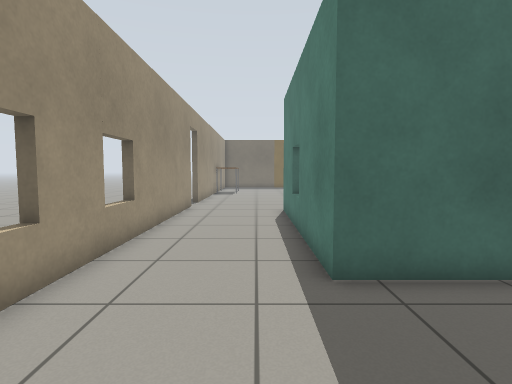
[1] (above)

21 first-person views from a walk through a world built for the Gazebo simulator. The camera is 0.9 m above the floor, tilts 4° down and sees 80° across. The floor is counted in squares, 0.5 m on a side. Each view is taken from the middle of a square. On the plan, view 1 faces up. The plan holds only what a view shows up to about 16 squares ahead; the rest is blank. The place goes on beyond the plan. Gazebo's built-in surfaces are drawn with simple patterns.

[2]
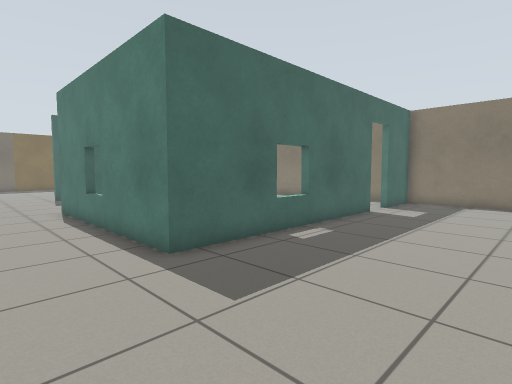

[3]
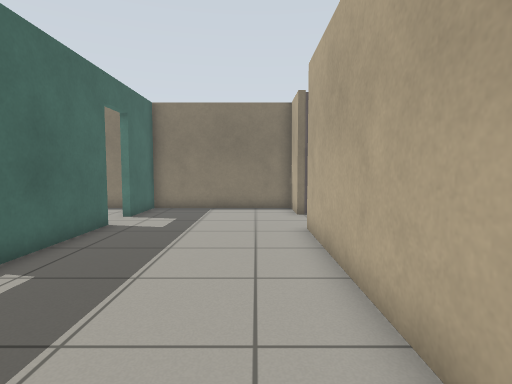

[4]
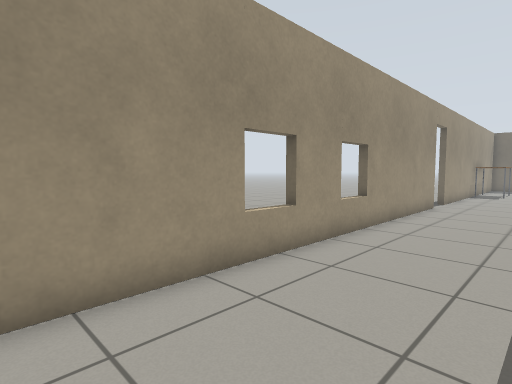

[5]
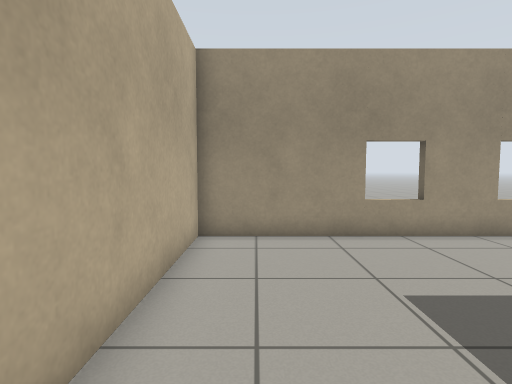

[6]
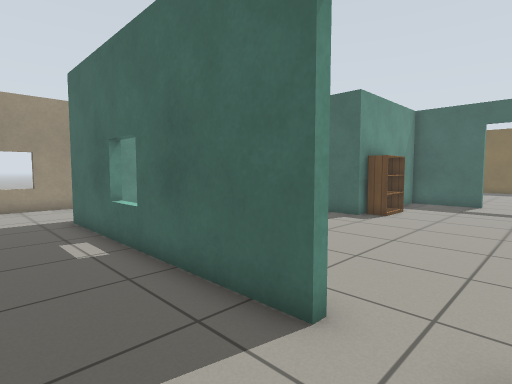

[7]
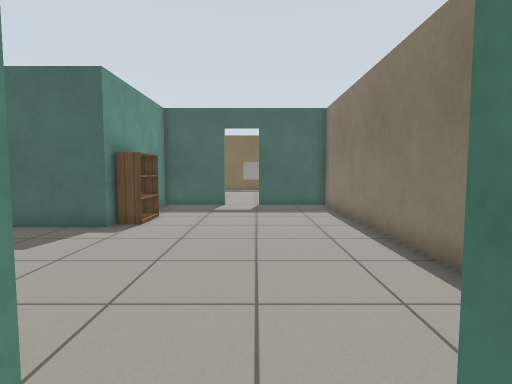

[8]
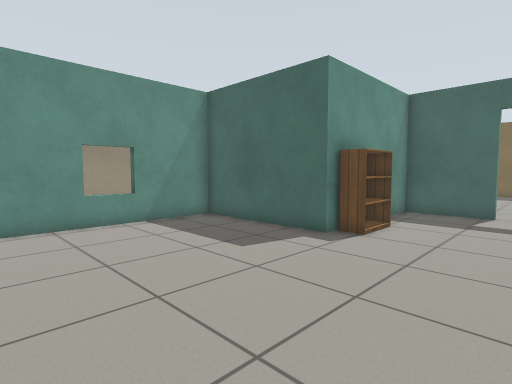

[9]
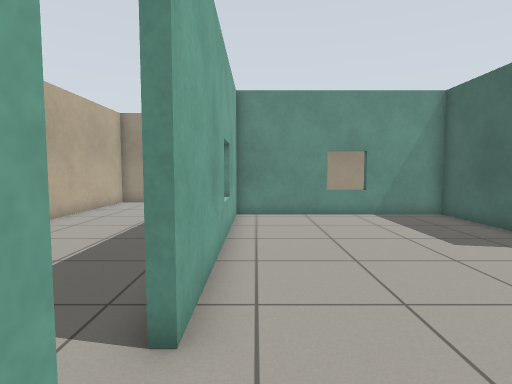

[10]
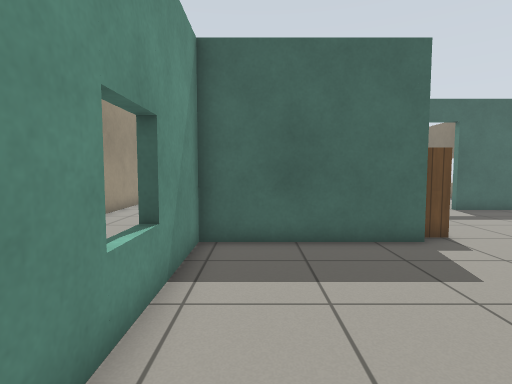

[11]
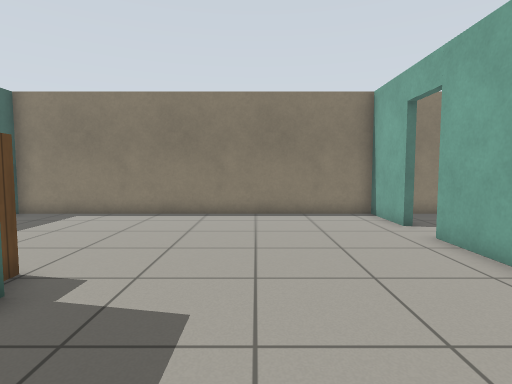

[12]
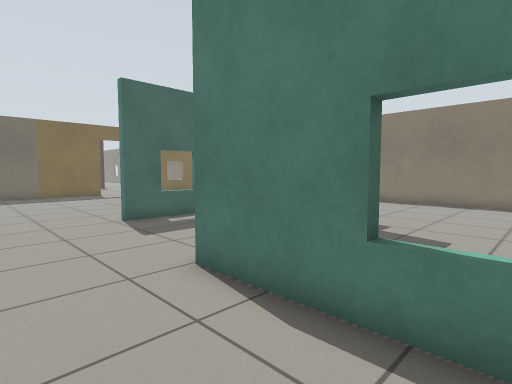

[13]
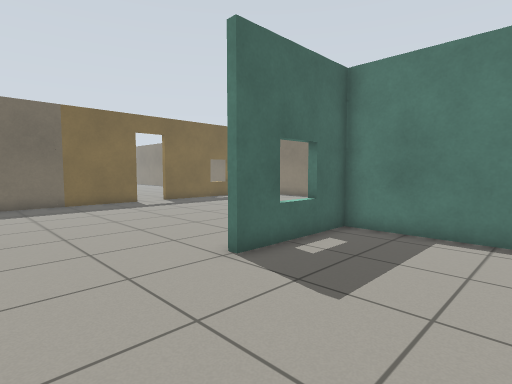

[14]
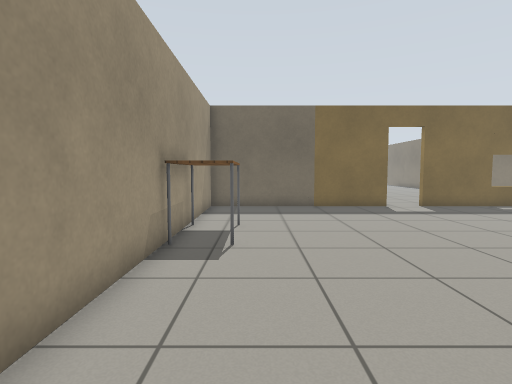

[15]
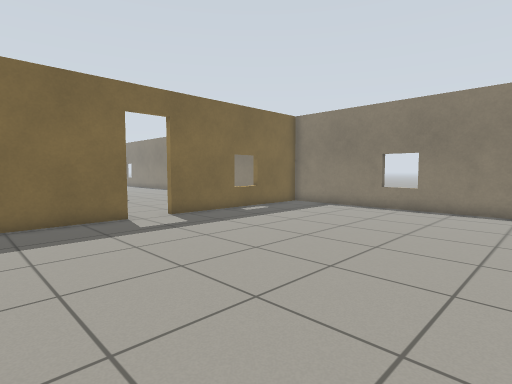

[16]
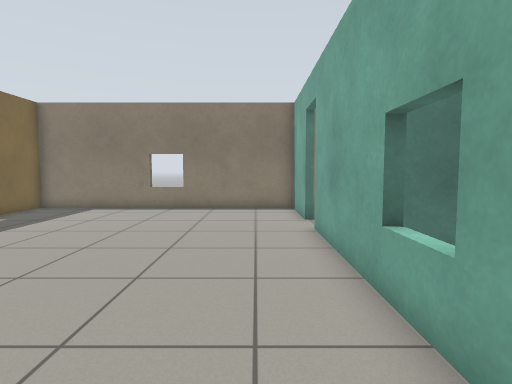

[17]
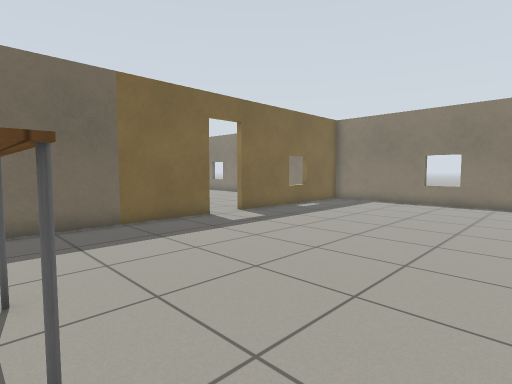

[18]
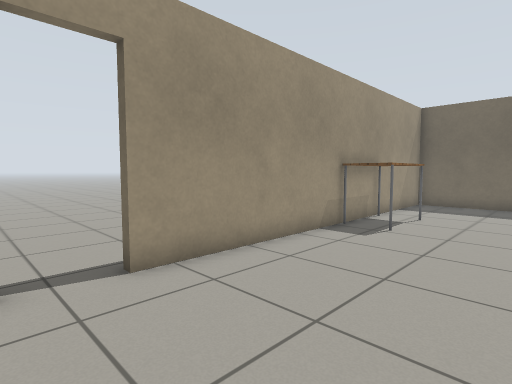

[19]
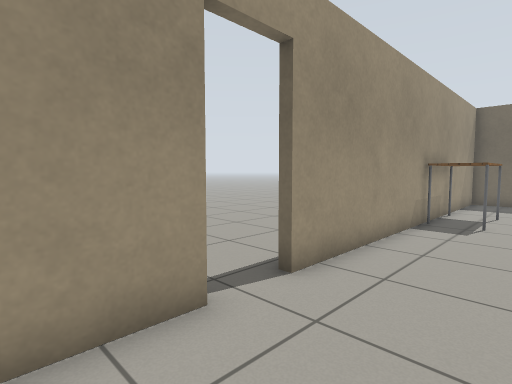

[20]
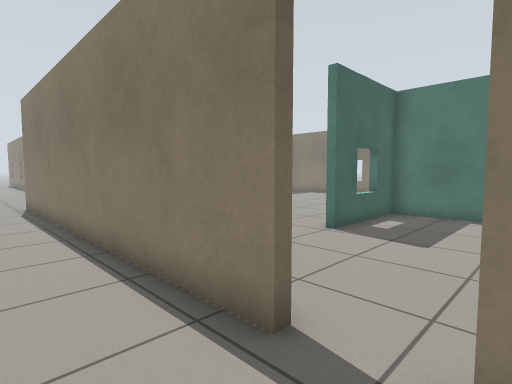

[21]
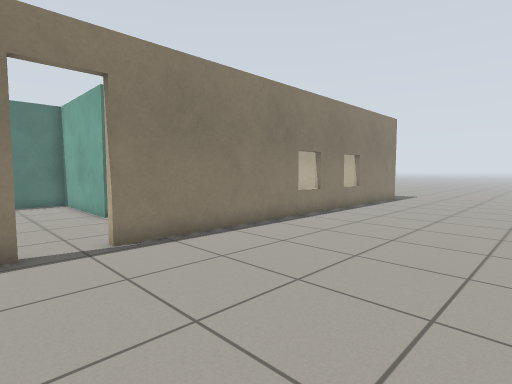

### Floor plan
Ten units are one square. View 1 is at (0, 0); x grows to the right and y downward. Boxes are objects, and circles mark ways between rooms. Rooms are numbered by the first view taken in them; rooms with no view inside come last. Other rooms are left out.
<svg viewBox="-55 -331 216 357">
<path fill="none" stroke="#000" d="M111 -49 13 -49 13 -139M134 21 134 16 156 16 156 -49 128 -49M-33 -154 -33 16 105 16M128 -52 156 -52 156 -199 121 -199M104 -199 73 -199 73 -136 16 -136 16 -52 111 -52M13 -139 70 -139 70 -199 22 -199M-33 -205 -33 -171M56 -323 -33 -323 -33 -274M30 -202 104 -202M121 -202 156 -202 156 -323 74 -323M-33 -235 -33 -205M-36 -171 -36 -326M-36 -25 -36 -154"/>
<rect x="75" y="-165" width="10" height="30" fill="#bbb"><title>bookshelf</title></rect>
<rect x="-35" y="-275" width="20" height="40" fill="#bbb"><title>table</title></rect>
<circle cx="115" cy="-50" r="3" fill="#2a7"/>
<circle cx="-10" cy="-157" r="3" fill="#2a7"/>
<circle cx="115" cy="-200" r="3" fill="#2a7"/>
<circle cx="0" cy="-200" r="3" fill="#2a7"/>
<circle cx="-33" cy="-163" r="3" fill="#2a7"/>
<circle cx="65" cy="-325" r="3" fill="#2a7"/>
<text x="50" y="-30">1</text>
<text x="100" y="-120">2</text>
<text x="20" y="-170">3</text>
<text x="60" y="-260">4</text>
<text x="-50" y="-120">5</text>
</svg>
Room 1 opens to room 2. Room 1 opens to room 3. Room 2 opens to room 4. Room 3 opens to room 4. Room 3 opens to room 5. Room 4 opens to room 5.

Where each view was taken, in squares from view 1:
view 1: 0 up, 0 right, facing up
view 2: 1 down, 2 left, facing up-right
view 3: 0 up, 1 right, facing right
view 4: 1 down, 1 right, facing up-left
view 5: 0 up, 5 right, facing left
view 6: 2 up, 13 right, facing up-left
view 7: 4 up, 12 right, facing up
view 8: 6 up, 12 right, facing up-left
view 9: 6 up, 14 right, facing left
view 10: 6 up, 3 right, facing up
view 11: 10 up, 3 right, facing right
view 12: 9 up, 2 left, facing up-right
view 13: 15 up, 2 left, facing up-right
view 14: 17 up, 1 left, facing up
view 15: 21 up, 1 right, facing up-right
view 16: 22 up, 1 right, facing right
view 17: 22 up, 2 left, facing up-right
view 18: 15 up, 2 right, facing up-left
view 19: 13 up, 0 right, facing up-left
view 20: 15 up, 6 left, facing up-right
view 21: 18 up, 11 left, facing down-right
